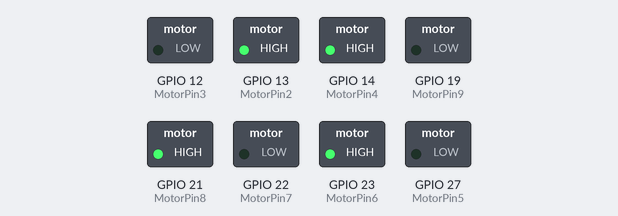
Simulated run of this sketch. Board: ESP32. Shown: switched loads named in the sketch (green lamp = pin HIGH). What the sketch prints to the serial monitor is not drawn.

Above: at 0.1 s.
Timing chart, 0 to 1.6 s (numbered marks = the images above):
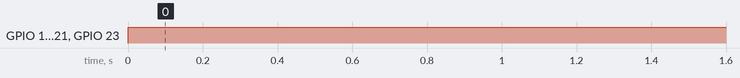

The sketch:

New_shortcut.lnk.ino
```cpp
int MotorPin2 = 13;
int MotorPin3 = 12;
int MotorPin4 = 14;
int MotorPin5 = 27;

int MotorPin6 = 23;
int MotorPin7 = 22;
int MotorPin8 = 21;
int MotorPin9 = 19;


void setup() {
  pinMode(MotorPin2, OUTPUT);//หลัง
  pinMode(MotorPin3, OUTPUT);//หลัง
  pinMode(MotorPin4, OUTPUT);//หลัง
  pinMode(MotorPin5, OUTPUT);//หลัง
  pinMode(MotorPin6, OUTPUT);//หน้า
  pinMode(MotorPin7, OUTPUT);//หน้า
  pinMode(MotorPin8, OUTPUT);//หลัง
  pinMode(MotorPin9, OUTPUT);//หลัง
  Serial.begin(9600);
}

void loop() {

  digitalWrite(MotorPin2, HIGH);
  digitalWrite(MotorPin3, LOW);

  digitalWrite(MotorPin4, HIGH);
  digitalWrite(MotorPin5, LOW);

  digitalWrite(MotorPin6, HIGH);
  digitalWrite(MotorPin7, LOW);

  digitalWrite(MotorPin8, HIGH);
  digitalWrite(MotorPin9, LOW);
  Serial.println("Go ahead");

}
```

Measured:
- by itself, GPIO 14 (MotorPin4), GPIO 21 (MotorPin8), GPIO 23 (MotorPin6): LOW → HIGH at 0.00 s
